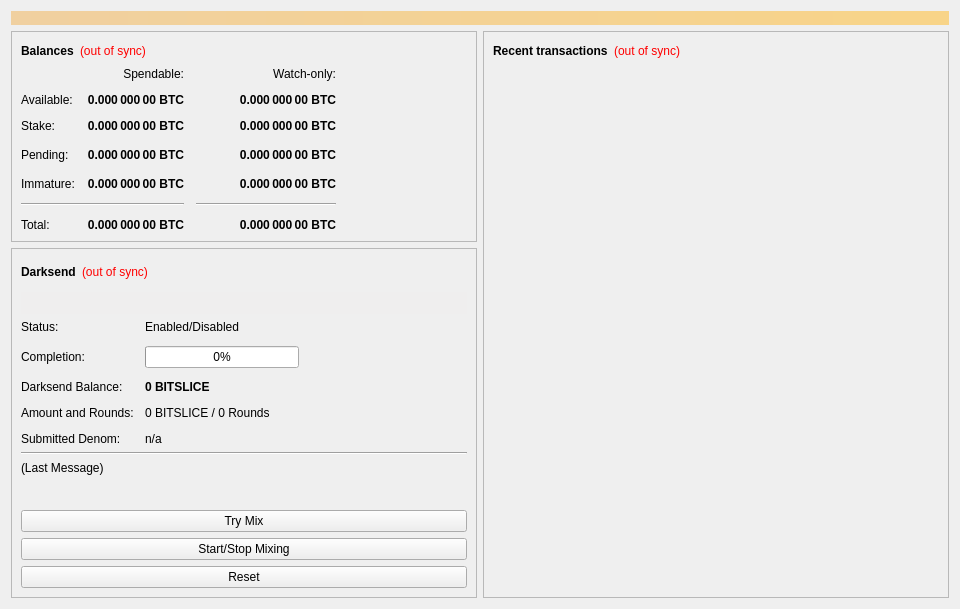
<?xml version="1.0" encoding="UTF-8"?>
<ui version="4.0">
 <class>OverviewPage</class>
 <widget class="QWidget" name="OverviewPage">
  <property name="geometry">
   <rect>
    <x>0</x>
    <y>0</y>
    <width>960</width>
    <height>594</height>
   </rect>
  </property>
  <property name="minimumSize">
   <size>
    <width>960</width>
    <height>0</height>
   </size>
  </property>
  <property name="windowTitle">
   <string>Form</string>
  </property>
  <layout class="QVBoxLayout" name="topLayout">
   <item>
    <widget class="QLabel" name="labelAlerts">
     <property name="visible">
      <bool>false</bool>
     </property>
     <property name="styleSheet">
      <string notr="true">background-color: qlineargradient(x1: 0, y1: 0, x2: 1, y2: 0, stop:0 #F0D0A0, stop:1 #F8D488); color:#000000;</string>
     </property>
     <property name="wordWrap">
      <bool>true</bool>
     </property>
     <property name="margin">
      <number>3</number>
     </property>
    </widget>
   </item>
   <item>
    <layout class="QHBoxLayout" name="horizontalLayout" stretch="1,1">
     <item>
      <layout class="QVBoxLayout" name="verticalLayout_2">
       <item>
        <widget class="QFrame" name="frame">
         <property name="frameShape">
          <enum>QFrame::StyledPanel</enum>
         </property>
         <property name="frameShadow">
          <enum>QFrame::Raised</enum>
         </property>
         <layout class="QVBoxLayout" name="verticalLayout_4">
          <item>
           <layout class="QHBoxLayout" name="horizontalLayout_4">
            <item>
             <widget class="QLabel" name="label_5">
              <property name="font">
               <font>
                <weight>75</weight>
                <bold>true</bold>
               </font>
              </property>
              <property name="text">
               <string>Balances</string>
              </property>
             </widget>
            </item>
            <item>
             <widget class="QLabel" name="labelWalletStatus">
              <property name="cursor">
               <cursorShape>WhatsThisCursor</cursorShape>
              </property>
              <property name="toolTip">
               <string>The displayed information may be out of date. Your wallet automatically synchronizes with the Bitslice network after a connection is established, but this process has not completed yet.</string>
              </property>
              <property name="styleSheet">
               <string notr="true">QLabel { color: red; }</string>
              </property>
              <property name="text">
               <string notr="true">(out of sync)</string>
              </property>
              <property name="alignment">
               <set>Qt::AlignLeading|Qt::AlignLeft|Qt::AlignVCenter</set>
              </property>
             </widget>
            </item>
            <item>
             <spacer name="horizontalSpacer_3">
              <property name="orientation">
               <enum>Qt::Horizontal</enum>
              </property>
              <property name="sizeHint" stdset="0">
               <size>
                <width>40</width>
                <height>20</height>
               </size>
              </property>
             </spacer>
            </item>
           </layout>
          </item>
          <item>
           <layout class="QGridLayout" name="gridLayout">
            <property name="spacing">
             <number>12</number>
            </property>
            <item row="3" column="2">
             <widget class="QLabel" name="labelWatchPending">
              <property name="font">
               <font>
                <weight>75</weight>
                <bold>true</bold>
               </font>
              </property>
              <property name="cursor">
               <cursorShape>IBeamCursor</cursorShape>
              </property>
              <property name="toolTip">
               <string>Unconfirmed transactions to watch-only addresses</string>
              </property>
              <property name="text">
               <string notr="true">0.000 000 00 BTC</string>
              </property>
              <property name="alignment">
               <set>Qt::AlignRight|Qt::AlignTrailing|Qt::AlignVCenter</set>
              </property>
              <property name="textInteractionFlags">
               <set>Qt::LinksAccessibleByMouse|Qt::TextSelectableByKeyboard|Qt::TextSelectableByMouse</set>
              </property>
             </widget>
            </item>
            <item row="3" column="1">
             <widget class="QLabel" name="labelUnconfirmed">
              <property name="font">
               <font>
                <weight>75</weight>
                <bold>true</bold>
               </font>
              </property>
              <property name="cursor">
               <cursorShape>IBeamCursor</cursorShape>
              </property>
              <property name="toolTip">
               <string>Total of transactions that have yet to be confirmed, and do not yet count toward the spendable balance</string>
              </property>
              <property name="text">
               <string notr="true">0.000 000 00 BTC</string>
              </property>
              <property name="alignment">
               <set>Qt::AlignRight|Qt::AlignTrailing|Qt::AlignVCenter</set>
              </property>
              <property name="textInteractionFlags">
               <set>Qt::LinksAccessibleByMouse|Qt::TextSelectableByKeyboard|Qt::TextSelectableByMouse</set>
              </property>
             </widget>
            </item>
            <item row="4" column="2">
             <widget class="QLabel" name="labelWatchImmature">
              <property name="font">
               <font>
                <weight>75</weight>
                <bold>true</bold>
               </font>
              </property>
              <property name="cursor">
               <cursorShape>IBeamCursor</cursorShape>
              </property>
              <property name="toolTip">
               <string>Mined balance in watch-only addresses that has not yet matured</string>
              </property>
              <property name="text">
               <string notr="true">0.000 000 00 BTC</string>
              </property>
              <property name="alignment">
               <set>Qt::AlignRight|Qt::AlignTrailing|Qt::AlignVCenter</set>
              </property>
              <property name="textInteractionFlags">
               <set>Qt::LinksAccessibleByMouse|Qt::TextSelectableByKeyboard|Qt::TextSelectableByMouse</set>
              </property>
             </widget>
            </item>
            <item row="5" column="0" colspan="2">
             <widget class="Line" name="lineSpendableBalance">
              <property name="orientation">
               <enum>Qt::Horizontal</enum>
              </property>
             </widget>
            </item>
            <item row="5" column="2">
             <widget class="Line" name="lineWatchBalance">
              <property name="sizePolicy">
               <sizepolicy hsizetype="Preferred" vsizetype="Fixed">
                <horstretch>0</horstretch>
                <verstretch>0</verstretch>
               </sizepolicy>
              </property>
              <property name="minimumSize">
               <size>
                <width>140</width>
                <height>0</height>
               </size>
              </property>
              <property name="orientation">
               <enum>Qt::Horizontal</enum>
              </property>
             </widget>
            </item>
            <item row="6" column="0">
             <widget class="QLabel" name="labelTotalText">
              <property name="text">
               <string>Total:</string>
              </property>
             </widget>
            </item>
            <item row="4" column="1">
             <widget class="QLabel" name="labelImmature">
              <property name="font">
               <font>
                <weight>75</weight>
                <bold>true</bold>
               </font>
              </property>
              <property name="cursor">
               <cursorShape>IBeamCursor</cursorShape>
              </property>
              <property name="toolTip">
               <string>Mined balance that has not yet matured</string>
              </property>
              <property name="text">
               <string notr="true">0.000 000 00 BTC</string>
              </property>
              <property name="alignment">
               <set>Qt::AlignRight|Qt::AlignTrailing|Qt::AlignVCenter</set>
              </property>
              <property name="textInteractionFlags">
               <set>Qt::LinksAccessibleByMouse|Qt::TextSelectableByKeyboard|Qt::TextSelectableByMouse</set>
              </property>
             </widget>
            </item>
            <item row="3" column="3">
             <spacer name="horizontalSpacer_2">
              <property name="orientation">
               <enum>Qt::Horizontal</enum>
              </property>
              <property name="sizeHint" stdset="0">
               <size>
                <width>40</width>
                <height>20</height>
               </size>
              </property>
             </spacer>
            </item>
            <item row="4" column="0">
             <widget class="QLabel" name="labelImmatureText">
              <property name="text">
               <string>Immature:</string>
              </property>
             </widget>
            </item>
            <item row="6" column="1">
             <widget class="QLabel" name="labelTotal">
              <property name="font">
               <font>
                <weight>75</weight>
                <bold>true</bold>
               </font>
              </property>
              <property name="cursor">
               <cursorShape>IBeamCursor</cursorShape>
              </property>
              <property name="toolTip">
               <string>Your current total balance</string>
              </property>
              <property name="text">
               <string notr="true">0.000 000 00 BTC</string>
              </property>
              <property name="alignment">
               <set>Qt::AlignRight|Qt::AlignTrailing|Qt::AlignVCenter</set>
              </property>
              <property name="textInteractionFlags">
               <set>Qt::LinksAccessibleByMouse|Qt::TextSelectableByKeyboard|Qt::TextSelectableByMouse</set>
              </property>
             </widget>
            </item>
            <item row="6" column="2">
             <widget class="QLabel" name="labelWatchTotal">
              <property name="font">
               <font>
                <weight>75</weight>
                <bold>true</bold>
               </font>
              </property>
              <property name="cursor">
               <cursorShape>IBeamCursor</cursorShape>
              </property>
              <property name="toolTip">
               <string>Current total balance in watch-only addresses</string>
              </property>
              <property name="text">
               <string notr="true">0.000 000 00 BTC</string>
              </property>
              <property name="alignment">
               <set>Qt::AlignRight|Qt::AlignTrailing|Qt::AlignVCenter</set>
              </property>
              <property name="textInteractionFlags">
               <set>Qt::LinksAccessibleByMouse|Qt::TextSelectableByKeyboard|Qt::TextSelectableByMouse</set>
              </property>
             </widget>
            </item>
            <item row="0" column="2">
             <widget class="QLabel" name="labelWatchonly">
              <property name="text">
               <string>Watch-only:</string>
              </property>
              <property name="alignment">
               <set>Qt::AlignRight|Qt::AlignTrailing|Qt::AlignVCenter</set>
              </property>
             </widget>
            </item>
            <item row="1" column="0">
             <widget class="QLabel" name="labelBalanceText">
              <property name="text">
               <string>Available:</string>
              </property>
             </widget>
            </item>
            <item row="1" column="1">
             <widget class="QLabel" name="labelBalance">
              <property name="font">
               <font>
                <weight>75</weight>
                <bold>true</bold>
               </font>
              </property>
              <property name="cursor">
               <cursorShape>IBeamCursor</cursorShape>
              </property>
              <property name="toolTip">
               <string>Your current spendable balance</string>
              </property>
              <property name="text">
               <string notr="true">0.000 000 00 BTC</string>
              </property>
              <property name="alignment">
               <set>Qt::AlignRight|Qt::AlignTrailing|Qt::AlignVCenter</set>
              </property>
              <property name="textInteractionFlags">
               <set>Qt::LinksAccessibleByMouse|Qt::TextSelectableByKeyboard|Qt::TextSelectableByMouse</set>
              </property>
             </widget>
            </item>
            <item row="2" column="0">
             <widget class="QLabel" name="label_10">
              <property name="text">
               <string>Stake:</string>
              </property>
             </widget>
            </item>
            <item row="2" column="1">
             <widget class="QLabel" name="labelStake">
              <property name="font">
               <font>
                <weight>75</weight>
                <bold>true</bold>
               </font>
              </property>
              <property name="cursor">
               <cursorShape>IBeamCursor</cursorShape>
              </property>
              <property name="toolTip">
               <string>Total of coins that was staked, and do not yet count toward the current balance</string>
              </property>
              <property name="text">
               <string notr="true">0.000 000 00 BTC</string>
              </property>
              <property name="alignment">
               <set>Qt::AlignRight|Qt::AlignTrailing|Qt::AlignVCenter</set>
              </property>
              <property name="textInteractionFlags">
               <set>Qt::LinksAccessibleByMouse|Qt::TextSelectableByKeyboard|Qt::TextSelectableByMouse</set>
              </property>
             </widget>
            </item>
            <item row="2" column="2">
             <widget class="QLabel" name="labelWatchStake">
              <property name="font">
               <font>
                <weight>75</weight>
                <bold>true</bold>
               </font>
              </property>
              <property name="cursor">
               <cursorShape>IBeamCursor</cursorShape>
              </property>
              <property name="toolTip">
               <string>Total of coins that was staked in watch-only addresses, and do not yet count toward the current watch-only balance</string>
              </property>
              <property name="text">
               <string notr="true">0.000 000 00 BTC</string>
              </property>
              <property name="alignment">
               <set>Qt::AlignRight|Qt::AlignTrailing|Qt::AlignVCenter</set>
              </property>
              <property name="textInteractionFlags">
               <set>Qt::LinksAccessibleByMouse|Qt::TextSelectableByKeyboard|Qt::TextSelectableByMouse</set>
              </property>
             </widget>
            </item>
            <item row="1" column="2">
             <widget class="QLabel" name="labelWatchAvailable">
              <property name="font">
               <font>
                <weight>75</weight>
                <bold>true</bold>
               </font>
              </property>
              <property name="cursor">
               <cursorShape>IBeamCursor</cursorShape>
              </property>
              <property name="toolTip">
               <string>Your current balance in watch-only addresses</string>
              </property>
              <property name="text">
               <string notr="true">0.000 000 00 BTC</string>
              </property>
              <property name="alignment">
               <set>Qt::AlignRight|Qt::AlignTrailing|Qt::AlignVCenter</set>
              </property>
              <property name="textInteractionFlags">
               <set>Qt::LinksAccessibleByMouse|Qt::TextSelectableByKeyboard|Qt::TextSelectableByMouse</set>
              </property>
             </widget>
            </item>
            <item row="3" column="0">
             <widget class="QLabel" name="labelPendingText">
              <property name="text">
               <string>Pending:</string>
              </property>
             </widget>
            </item>
            <item row="0" column="1">
             <widget class="QLabel" name="labelSpendable">
              <property name="text">
               <string>Spendable:</string>
              </property>
              <property name="alignment">
               <set>Qt::AlignRight|Qt::AlignTrailing|Qt::AlignVCenter</set>
              </property>
             </widget>
            </item>
           </layout>
          </item>
         </layout>
        </widget>
       </item>
       <item>
        <widget class="QFrame" name="frameDarksend">
         <property name="sizePolicy">
          <sizepolicy hsizetype="Expanding" vsizetype="Expanding">
           <horstretch>0</horstretch>
           <verstretch>0</verstretch>
          </sizepolicy>
         </property>
         <property name="minimumSize">
          <size>
           <width>0</width>
           <height>350</height>
          </size>
         </property>
         <property name="layoutDirection">
          <enum>Qt::LeftToRight</enum>
         </property>
         <property name="frameShape">
          <enum>QFrame::StyledPanel</enum>
         </property>
         <property name="frameShadow">
          <enum>QFrame::Raised</enum>
         </property>
         <layout class="QVBoxLayout" name="verticalLayout_5">
          <item>
           <layout class="QHBoxLayout" name="horizontalLayout_5">
            <item>
             <widget class="QLabel" name="label_2">
              <property name="font">
               <font>
                <weight>75</weight>
                <bold>true</bold>
               </font>
              </property>
              <property name="text">
               <string>Darksend</string>
              </property>
             </widget>
            </item>
            <item>
             <widget class="QLabel" name="labelDarksendSyncStatus">
              <property name="toolTip">
               <string>The displayed information may be out of date. Your wallet automatically synchronizes with the Bitslice network after a connection is established, but this process has not completed yet.</string>
              </property>
              <property name="styleSheet">
               <string notr="true">QLabel { color: red; }</string>
              </property>
              <property name="text">
               <string notr="true">(out of sync)</string>
              </property>
              <property name="alignment">
               <set>Qt::AlignLeading|Qt::AlignLeft|Qt::AlignVCenter</set>
              </property>
             </widget>
            </item>
            <item>
             <spacer name="horizontalSpacer_4">
              <property name="orientation">
               <enum>Qt::Horizontal</enum>
              </property>
              <property name="sizeHint" stdset="0">
               <size>
                <width>40</width>
                <height>20</height>
               </size>
              </property>
             </spacer>
            </item>
           </layout>
          </item>
          <item>
           <widget class="QPushButton" name="runAutoDenom">
            <property name="palette">
             <palette>
              <active>
               <colorrole role="WindowText">
                <brush brushstyle="SolidPattern">
                 <color alpha="255">
                  <red>0</red>
                  <green>0</green>
                  <blue>0</blue>
                 </color>
                </brush>
               </colorrole>
               <colorrole role="Button">
                <brush brushstyle="SolidPattern">
                 <color alpha="255">
                  <red>239</red>
                  <green>238</green>
                  <blue>238</blue>
                 </color>
                </brush>
               </colorrole>
               <colorrole role="Light">
                <brush brushstyle="SolidPattern">
                 <color alpha="255">
                  <red>255</red>
                  <green>255</green>
                  <blue>255</blue>
                 </color>
                </brush>
               </colorrole>
               <colorrole role="Midlight">
                <brush brushstyle="SolidPattern">
                 <color alpha="255">
                  <red>247</red>
                  <green>246</green>
                  <blue>246</blue>
                 </color>
                </brush>
               </colorrole>
               <colorrole role="Dark">
                <brush brushstyle="SolidPattern">
                 <color alpha="255">
                  <red>119</red>
                  <green>119</green>
                  <blue>119</blue>
                 </color>
                </brush>
               </colorrole>
               <colorrole role="Mid">
                <brush brushstyle="SolidPattern">
                 <color alpha="255">
                  <red>159</red>
                  <green>159</green>
                  <blue>159</blue>
                 </color>
                </brush>
               </colorrole>
               <colorrole role="Text">
                <brush brushstyle="SolidPattern">
                 <color alpha="255">
                  <red>0</red>
                  <green>0</green>
                  <blue>0</blue>
                 </color>
                </brush>
               </colorrole>
               <colorrole role="BrightText">
                <brush brushstyle="SolidPattern">
                 <color alpha="255">
                  <red>255</red>
                  <green>255</green>
                  <blue>255</blue>
                 </color>
                </brush>
               </colorrole>
               <colorrole role="ButtonText">
                <brush brushstyle="SolidPattern">
                 <color alpha="255">
                  <red>0</red>
                  <green>0</green>
                  <blue>0</blue>
                 </color>
                </brush>
               </colorrole>
               <colorrole role="Base">
                <brush brushstyle="SolidPattern">
                 <color alpha="255">
                  <red>255</red>
                  <green>255</green>
                  <blue>255</blue>
                 </color>
                </brush>
               </colorrole>
               <colorrole role="Window">
                <brush brushstyle="SolidPattern">
                 <color alpha="255">
                  <red>239</red>
                  <green>238</green>
                  <blue>238</blue>
                 </color>
                </brush>
               </colorrole>
               <colorrole role="Shadow">
                <brush brushstyle="SolidPattern">
                 <color alpha="255">
                  <red>0</red>
                  <green>0</green>
                  <blue>0</blue>
                 </color>
                </brush>
               </colorrole>
               <colorrole role="AlternateBase">
                <brush brushstyle="SolidPattern">
                 <color alpha="255">
                  <red>247</red>
                  <green>246</green>
                  <blue>246</blue>
                 </color>
                </brush>
               </colorrole>
               <colorrole role="ToolTipBase">
                <brush brushstyle="SolidPattern">
                 <color alpha="255">
                  <red>255</red>
                  <green>255</green>
                  <blue>220</blue>
                 </color>
                </brush>
               </colorrole>
               <colorrole role="ToolTipText">
                <brush brushstyle="SolidPattern">
                 <color alpha="255">
                  <red>0</red>
                  <green>0</green>
                  <blue>0</blue>
                 </color>
                </brush>
               </colorrole>
              </active>
              <inactive>
               <colorrole role="WindowText">
                <brush brushstyle="SolidPattern">
                 <color alpha="255">
                  <red>0</red>
                  <green>0</green>
                  <blue>0</blue>
                 </color>
                </brush>
               </colorrole>
               <colorrole role="Button">
                <brush brushstyle="SolidPattern">
                 <color alpha="255">
                  <red>239</red>
                  <green>238</green>
                  <blue>238</blue>
                 </color>
                </brush>
               </colorrole>
               <colorrole role="Light">
                <brush brushstyle="SolidPattern">
                 <color alpha="255">
                  <red>255</red>
                  <green>255</green>
                  <blue>255</blue>
                 </color>
                </brush>
               </colorrole>
               <colorrole role="Midlight">
                <brush brushstyle="SolidPattern">
                 <color alpha="255">
                  <red>247</red>
                  <green>246</green>
                  <blue>246</blue>
                 </color>
                </brush>
               </colorrole>
               <colorrole role="Dark">
                <brush brushstyle="SolidPattern">
                 <color alpha="255">
                  <red>119</red>
                  <green>119</green>
                  <blue>119</blue>
                 </color>
                </brush>
               </colorrole>
               <colorrole role="Mid">
                <brush brushstyle="SolidPattern">
                 <color alpha="255">
                  <red>159</red>
                  <green>159</green>
                  <blue>159</blue>
                 </color>
                </brush>
               </colorrole>
               <colorrole role="Text">
                <brush brushstyle="SolidPattern">
                 <color alpha="255">
                  <red>0</red>
                  <green>0</green>
                  <blue>0</blue>
                 </color>
                </brush>
               </colorrole>
               <colorrole role="BrightText">
                <brush brushstyle="SolidPattern">
                 <color alpha="255">
                  <red>255</red>
                  <green>255</green>
                  <blue>255</blue>
                 </color>
                </brush>
               </colorrole>
               <colorrole role="ButtonText">
                <brush brushstyle="SolidPattern">
                 <color alpha="255">
                  <red>0</red>
                  <green>0</green>
                  <blue>0</blue>
                 </color>
                </brush>
               </colorrole>
               <colorrole role="Base">
                <brush brushstyle="SolidPattern">
                 <color alpha="255">
                  <red>255</red>
                  <green>255</green>
                  <blue>255</blue>
                 </color>
                </brush>
               </colorrole>
               <colorrole role="Window">
                <brush brushstyle="SolidPattern">
                 <color alpha="255">
                  <red>239</red>
                  <green>238</green>
                  <blue>238</blue>
                 </color>
                </brush>
               </colorrole>
               <colorrole role="Shadow">
                <brush brushstyle="SolidPattern">
                 <color alpha="255">
                  <red>0</red>
                  <green>0</green>
                  <blue>0</blue>
                 </color>
                </brush>
               </colorrole>
               <colorrole role="AlternateBase">
                <brush brushstyle="SolidPattern">
                 <color alpha="255">
                  <red>247</red>
                  <green>246</green>
                  <blue>246</blue>
                 </color>
                </brush>
               </colorrole>
               <colorrole role="ToolTipBase">
                <brush brushstyle="SolidPattern">
                 <color alpha="255">
                  <red>255</red>
                  <green>255</green>
                  <blue>220</blue>
                 </color>
                </brush>
               </colorrole>
               <colorrole role="ToolTipText">
                <brush brushstyle="SolidPattern">
                 <color alpha="255">
                  <red>0</red>
                  <green>0</green>
                  <blue>0</blue>
                 </color>
                </brush>
               </colorrole>
              </inactive>
              <disabled>
               <colorrole role="WindowText">
                <brush brushstyle="SolidPattern">
                 <color alpha="255">
                  <red>119</red>
                  <green>119</green>
                  <blue>119</blue>
                 </color>
                </brush>
               </colorrole>
               <colorrole role="Button">
                <brush brushstyle="SolidPattern">
                 <color alpha="255">
                  <red>239</red>
                  <green>238</green>
                  <blue>238</blue>
                 </color>
                </brush>
               </colorrole>
               <colorrole role="Light">
                <brush brushstyle="SolidPattern">
                 <color alpha="255">
                  <red>255</red>
                  <green>255</green>
                  <blue>255</blue>
                 </color>
                </brush>
               </colorrole>
               <colorrole role="Midlight">
                <brush brushstyle="SolidPattern">
                 <color alpha="255">
                  <red>247</red>
                  <green>246</green>
                  <blue>246</blue>
                 </color>
                </brush>
               </colorrole>
               <colorrole role="Dark">
                <brush brushstyle="SolidPattern">
                 <color alpha="255">
                  <red>119</red>
                  <green>119</green>
                  <blue>119</blue>
                 </color>
                </brush>
               </colorrole>
               <colorrole role="Mid">
                <brush brushstyle="SolidPattern">
                 <color alpha="255">
                  <red>159</red>
                  <green>159</green>
                  <blue>159</blue>
                 </color>
                </brush>
               </colorrole>
               <colorrole role="Text">
                <brush brushstyle="SolidPattern">
                 <color alpha="255">
                  <red>119</red>
                  <green>119</green>
                  <blue>119</blue>
                 </color>
                </brush>
               </colorrole>
               <colorrole role="BrightText">
                <brush brushstyle="SolidPattern">
                 <color alpha="255">
                  <red>255</red>
                  <green>255</green>
                  <blue>255</blue>
                 </color>
                </brush>
               </colorrole>
               <colorrole role="ButtonText">
                <brush brushstyle="SolidPattern">
                 <color alpha="255">
                  <red>119</red>
                  <green>119</green>
                  <blue>119</blue>
                 </color>
                </brush>
               </colorrole>
               <colorrole role="Base">
                <brush brushstyle="SolidPattern">
                 <color alpha="255">
                  <red>239</red>
                  <green>238</green>
                  <blue>238</blue>
                 </color>
                </brush>
               </colorrole>
               <colorrole role="Window">
                <brush brushstyle="SolidPattern">
                 <color alpha="255">
                  <red>239</red>
                  <green>238</green>
                  <blue>238</blue>
                 </color>
                </brush>
               </colorrole>
               <colorrole role="Shadow">
                <brush brushstyle="SolidPattern">
                 <color alpha="255">
                  <red>0</red>
                  <green>0</green>
                  <blue>0</blue>
                 </color>
                </brush>
               </colorrole>
               <colorrole role="AlternateBase">
                <brush brushstyle="SolidPattern">
                 <color alpha="255">
                  <red>239</red>
                  <green>238</green>
                  <blue>238</blue>
                 </color>
                </brush>
               </colorrole>
               <colorrole role="ToolTipBase">
                <brush brushstyle="SolidPattern">
                 <color alpha="255">
                  <red>255</red>
                  <green>255</green>
                  <blue>220</blue>
                 </color>
                </brush>
               </colorrole>
               <colorrole role="ToolTipText">
                <brush brushstyle="SolidPattern">
                 <color alpha="255">
                  <red>0</red>
                  <green>0</green>
                  <blue>0</blue>
                 </color>
                </brush>
               </colorrole>
              </disabled>
             </palette>
            </property>
            <property name="focusPolicy">
             <enum>Qt::NoFocus</enum>
            </property>
            <property name="autoFillBackground">
             <bool>true</bool>
            </property>
            <property name="text">
             <string/>
            </property>
            <property name="flat">
             <bool>true</bool>
            </property>
           </widget>
          </item>
          <item>
           <layout class="QFormLayout" name="formLayout">
            <property name="fieldGrowthPolicy">
             <enum>QFormLayout::AllNonFixedFieldsGrow</enum>
            </property>
            <property name="horizontalSpacing">
             <number>11</number>
            </property>
            <property name="verticalSpacing">
             <number>12</number>
            </property>
            <item row="0" column="0">
             <widget class="QLabel" name="label_6">
              <property name="text">
               <string>Status:</string>
              </property>
             </widget>
            </item>
            <item row="1" column="0">
             <widget class="QLabel" name="label_7">
              <property name="text">
               <string>Completion:</string>
              </property>
             </widget>
            </item>
            <item row="1" column="1">
             <widget class="QProgressBar" name="darksendProgress">
              <property name="maximumSize">
               <size>
                <width>154</width>
                <height>16777215</height>
               </size>
              </property>
              <property name="value">
               <number>0</number>
              </property>
             </widget>
            </item>
            <item row="3" column="0">
             <widget class="QLabel" name="labelAnonymizedText">
              <property name="text">
               <string>Darksend Balance:</string>
              </property>
             </widget>
            </item>
            <item row="3" column="1">
             <widget class="QLabel" name="labelAnonymized">
              <property name="font">
               <font>
                <weight>75</weight>
                <bold>true</bold>
               </font>
              </property>
              <property name="text">
               <string notr="true">0 BITSLICE</string>
              </property>
             </widget>
            </item>
            <item row="4" column="0">
             <widget class="QLabel" name="label_8">
              <property name="text">
               <string>Amount and Rounds:</string>
              </property>
             </widget>
            </item>
            <item row="4" column="1">
             <widget class="QLabel" name="labelAmountRounds">
              <property name="text">
               <string>0 BITSLICE / 0 Rounds</string>
              </property>
             </widget>
            </item>
            <item row="5" column="0">
             <widget class="QLabel" name="label_9">
              <property name="text">
               <string>Submitted Denom:</string>
              </property>
             </widget>
            </item>
            <item row="5" column="1">
             <widget class="QLabel" name="labelSubmittedDenom">
              <property name="toolTip">
               <string>The denominations you submitted to the Masternode.&lt;br&gt;To mix, other users must submit the exact same denominations.</string>
              </property>
              <property name="text">
               <string>n/a</string>
              </property>
             </widget>
            </item>
            <item row="0" column="1">
             <widget class="QLabel" name="darksendEnabled">
              <property name="text">
               <string>Enabled/Disabled</string>
              </property>
             </widget>
            </item>
           </layout>
          </item>
          <item>
           <widget class="Line" name="lineLastMessage">
            <property name="orientation">
             <enum>Qt::Horizontal</enum>
            </property>
           </widget>
          </item>
          <item>
           <widget class="QLabel" name="darksendStatus">
            <property name="minimumSize">
             <size>
              <width>288</width>
              <height>43</height>
             </size>
            </property>
            <property name="text">
             <string>(Last Message)</string>
            </property>
            <property name="alignment">
             <set>Qt::AlignLeading|Qt::AlignLeft|Qt::AlignTop</set>
            </property>
            <property name="wordWrap">
             <bool>true</bool>
            </property>
           </widget>
          </item>
          <item>
           <widget class="QPushButton" name="darksendAuto">
            <property name="sizePolicy">
             <sizepolicy hsizetype="MinimumExpanding" vsizetype="Fixed">
              <horstretch>0</horstretch>
              <verstretch>0</verstretch>
             </sizepolicy>
            </property>
            <property name="toolTip">
             <string>Try to manually submit a Darksend request.</string>
            </property>
            <property name="text">
             <string>Try Mix</string>
            </property>
           </widget>
          </item>
          <item>
           <widget class="QPushButton" name="toggleDarksend">
            <property name="sizePolicy">
             <sizepolicy hsizetype="MinimumExpanding" vsizetype="Fixed">
              <horstretch>0</horstretch>
              <verstretch>0</verstretch>
             </sizepolicy>
            </property>
            <property name="text">
             <string>Start/Stop Mixing</string>
            </property>
           </widget>
          </item>
          <item>
           <widget class="QPushButton" name="darksendReset">
            <property name="sizePolicy">
             <sizepolicy hsizetype="MinimumExpanding" vsizetype="Fixed">
              <horstretch>0</horstretch>
              <verstretch>0</verstretch>
             </sizepolicy>
            </property>
            <property name="toolTip">
             <string>Reset the current status of Darksend (can interrupt Darksend if it's in the process of Mixing, which can cost you money!)</string>
            </property>
            <property name="autoFillBackground">
             <bool>false</bool>
            </property>
            <property name="text">
             <string>Reset</string>
            </property>
           </widget>
          </item>
         </layout>
        </widget>
       </item>
       <item>
        <spacer name="verticalSpacer">
         <property name="orientation">
          <enum>Qt::Vertical</enum>
         </property>
         <property name="sizeHint" stdset="0">
          <size>
           <width>20</width>
           <height>40</height>
          </size>
         </property>
        </spacer>
       </item>
      </layout>
     </item>
     <item>
      <layout class="QVBoxLayout" name="verticalLayout_3">
       <item>
        <widget class="QFrame" name="frame_2">
         <property name="frameShape">
          <enum>QFrame::StyledPanel</enum>
         </property>
         <property name="frameShadow">
          <enum>QFrame::Raised</enum>
         </property>
         <layout class="QVBoxLayout" name="verticalLayout">
          <item>
           <layout class="QHBoxLayout" name="horizontalLayout_2">
            <item>
             <widget class="QLabel" name="label_4">
              <property name="font">
               <font>
                <weight>75</weight>
                <bold>true</bold>
               </font>
              </property>
              <property name="text">
               <string>Recent transactions</string>
              </property>
             </widget>
            </item>
            <item>
             <widget class="QLabel" name="labelTransactionsStatus">
              <property name="cursor">
               <cursorShape>WhatsThisCursor</cursorShape>
              </property>
              <property name="toolTip">
               <string>The displayed information may be out of date. Your wallet automatically synchronizes with the Bitslice network after a connection is established, but this process has not completed yet.</string>
              </property>
              <property name="styleSheet">
               <string notr="true">QLabel { color: red; }</string>
              </property>
              <property name="text">
               <string notr="true">(out of sync)</string>
              </property>
              <property name="alignment">
               <set>Qt::AlignRight|Qt::AlignTrailing|Qt::AlignVCenter</set>
              </property>
             </widget>
            </item>
            <item>
             <spacer name="horizontalSpacer">
              <property name="orientation">
               <enum>Qt::Horizontal</enum>
              </property>
              <property name="sizeHint" stdset="0">
               <size>
                <width>40</width>
                <height>20</height>
               </size>
              </property>
             </spacer>
            </item>
           </layout>
          </item>
          <item>
           <widget class="QListView" name="listTransactions">
            <property name="styleSheet">
             <string notr="true">QListView { background: transparent; }</string>
            </property>
            <property name="frameShape">
             <enum>QFrame::NoFrame</enum>
            </property>
            <property name="verticalScrollBarPolicy">
             <enum>Qt::ScrollBarAlwaysOff</enum>
            </property>
            <property name="horizontalScrollBarPolicy">
             <enum>Qt::ScrollBarAlwaysOff</enum>
            </property>
            <property name="selectionMode">
             <enum>QAbstractItemView::NoSelection</enum>
            </property>
           </widget>
          </item>
         </layout>
        </widget>
       </item>
      </layout>
     </item>
    </layout>
   </item>
  </layout>
 </widget>
 <resources/>
 <connections/>
</ui>
